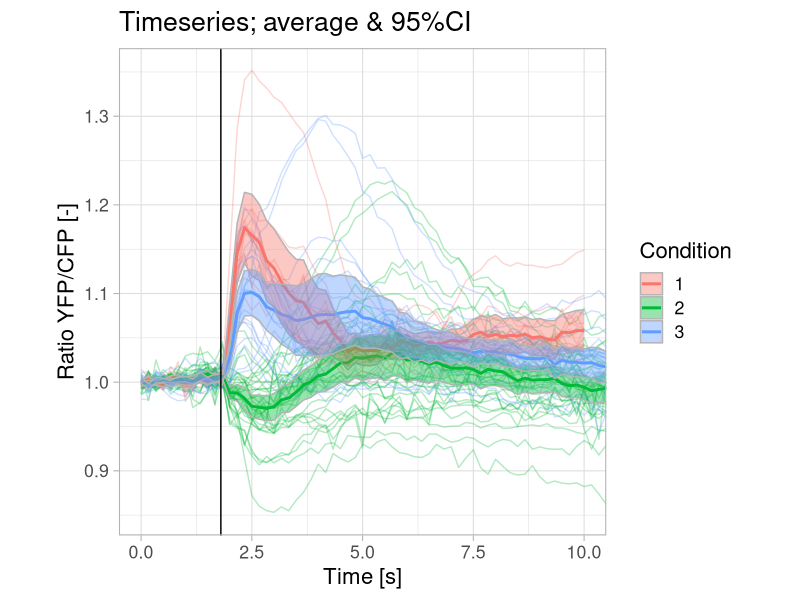

The R script that drew this image:
# Script that:
# Reads csv file with header, first column is time. Assumes that each of the other columns
# represents a single time-dependent measurement (e.g. the reponse of a single cell)
# Caluclates summary statistics per time-point (mean, sd, sem, 95%CI)
# Plots time dependent data: single time-dependent measurements, average and error (95%CI)

# Created by: 
# Joachim Goedhart, @joachimgoedhart, 2018

#Requires the packages tidyr, ggplot2, dplyr, magrittr

require(tidyr)
require(ggplot2)
require(dplyr)
require(magrittr)

######################## Set some parameters #########################
#Confidence level, typically 95% = 0.95
Conf_level <-  0.95

#Start and end point of stimulation
stim_start <- 1.8
stim_end <- 20

######################### import the data ##############################

#Read a text file (comma separated values)
df_wide1 <- read.csv("Fig3_Rho_S1P.csv", na.strings = "")
df_wide2 <- read.csv("Fig3_Rac_S1P.csv", na.strings = "")
df_wide3 <- read.csv("Fig3_Cdc42_S1P.csv", na.strings = "")

#Merge the dataframes, based on the header and giving each dataframe a unique id
df_all <- bind_rows(df_wide1, df_wide2, df_wide3, .id = "Condition")


#Tidy the data, i.e. long format with each row is variable
df_tidy <- gather(df_all, Cell, Ratio, -Time, -Condition)

#Give each sample a unique id
df_tidy <- unite(df_tidy, unique_id, c(Condition, Cell), sep = "_", remove = FALSE)


######### Calulcate summary statistics to fill dataframe 'df_summary' ########

df_tidy_mean <- df_tidy %>%
				filter(!is.na(Ratio)) %>%
				group_by(Time, Condition) %>%
				summarise(mean = mean(Ratio, na.rm = TRUE),
						sd = sd(Ratio, na.rm = TRUE),
						n = n()) %>%
				mutate(sem = sd / sqrt(n - 1),
						CI_lower = mean + qt((1-Conf_level)/2, n - 1) * sem,
						CI_upper = mean - qt((1-Conf_level)/2, n - 1) * sem)


####################################################

#### Command to prepare the plot ####
	ggplot(data= df_tidy_mean, aes(x=Time, y=mean)) +

#### plot individual measurements ####
	geom_line(data=df_tidy, aes(x=Time, y=Ratio, group=unique_id, color=Condition), alpha=0.3) +

#### plot average response over time ####
	geom_line(data= df_tidy_mean, aes(x=Time, y=mean, color=Condition), size=1, alpha=1)+


#### plot error (95%CI) of the resnse over time ####
	geom_ribbon(data= df_tidy_mean, aes(ymin=CI_lower, ymax=CI_upper, fill=Condition), color="grey70", alpha=0.4)+

#### plot s.e.m. of the average response over time ####
	# geom_ribbon(data= df_tidy_mean, aes(ymin=mean-sem, ymax=mean+sem) ,fill="green", alpha=0.5)+

#### Draw a filled, transparant rectangle to indicte when stimulation takes place
#	annotate("rect", xmin=stim_start, xmax=stim_end, ymin=1.22, ymax=1.24, alpha=0.4, fill="black")+

#### Draw a verticle line to indicte when stimulation takes place
	geom_vline(xintercept = stim_start) +

## Set the Y-axis scale, remove for autoscale

  coord_cartesian(ylim = c(0.94, 1.24)) + coord_cartesian(xlim = c(0.0, 10)) +
  
## Set theme&basic font
	theme_light(base_size = 16) +


  
### set the title
	ggtitle("Timeseries; average & 95%CI") +
    
### Style the axis (font size)
	# theme(axis.text.x = element_text(size=16, angle=0, vjust = 0), axis.text.y = element_text(size=16)) +

### Set layout of the graph 
	# theme(panel.border = element_rect(size = 1, linetype = "solid", colour = "black", fill=NA)) +

### Set label of x- and y-axis
	ylab("Ratio YFP/CFP [-]") + xlab("Time [s]") +
  
### Set aspect ratio of the graph n/n = square
	theme(aspect.ratio=4/4)
  


